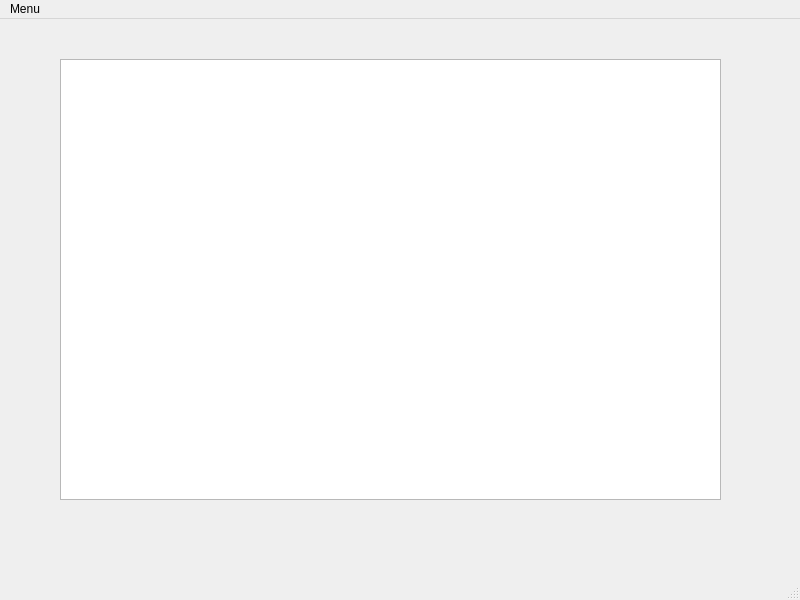
<?xml version="1.0" encoding="UTF-8"?>
<ui version="4.0">
 <class>RegistreGUI</class>
 <widget class="QMainWindow" name="RegistreGUI">
  <property name="geometry">
   <rect>
    <x>0</x>
    <y>0</y>
    <width>800</width>
    <height>600</height>
   </rect>
  </property>
  <property name="windowTitle">
   <string>RegistreGUI</string>
  </property>
  <widget class="QWidget" name="centralwidget">
   <widget class="QTextEdit" name="affichage">
    <property name="geometry">
     <rect>
      <x>60</x>
      <y>40</y>
      <width>661</width>
      <height>441</height>
     </rect>
    </property>
   </widget>
  </widget>
  <widget class="QMenuBar" name="menubar">
   <property name="geometry">
    <rect>
     <x>0</x>
     <y>0</y>
     <width>800</width>
     <height>22</height>
    </rect>
   </property>
   <widget class="QMenu" name="menuMenu">
    <property name="title">
     <string>Menu</string>
    </property>
    <widget class="QMenu" name="menuAjouter_une_Borne">
     <property name="title">
      <string>Ajouter une Borne</string>
     </property>
     <addaction name="actionBorne_Fontaine"/>
     <addaction name="actionBorne_Stationnement"/>
    </widget>
    <addaction name="menuAjouter_une_Borne"/>
    <addaction name="actionSupprimer_une_Borne"/>
    <addaction name="actionQuitter"/>
   </widget>
   <addaction name="menuMenu"/>
  </widget>
  <widget class="QStatusBar" name="statusbar"/>
  <action name="actionBorne_Fontaine">
   <property name="text">
    <string>Borne Fontaine</string>
   </property>
  </action>
  <action name="actionBorne_Stationnement">
   <property name="text">
    <string>Borne Stationnement</string>
   </property>
  </action>
  <action name="actionSupprimer_une_Borne">
   <property name="text">
    <string>Supprimer une Borne</string>
   </property>
  </action>
  <action name="actionQuitter">
   <property name="text">
    <string>Quitter</string>
   </property>
  </action>
 </widget>
 <resources/>
 <connections>
  <connection>
   <sender>actionQuitter</sender>
   <signal>triggered()</signal>
   <receiver>RegistreGUI</receiver>
   <slot>close()</slot>
   <hints>
    <hint type="sourcelabel">
     <x>-1</x>
     <y>-1</y>
    </hint>
    <hint type="destinationlabel">
     <x>399</x>
     <y>299</y>
    </hint>
   </hints>
  </connection>
  <connection>
   <sender>actionBorne_Fontaine</sender>
   <signal>triggered()</signal>
   <receiver>RegistreGUI</receiver>
   <slot>fenetre_fontaine()</slot>
   <hints>
    <hint type="sourcelabel">
     <x>-1</x>
     <y>-1</y>
    </hint>
    <hint type="destinationlabel">
     <x>399</x>
     <y>299</y>
    </hint>
   </hints>
  </connection>
  <connection>
   <sender>actionBorne_Stationnement</sender>
   <signal>triggered()</signal>
   <receiver>RegistreGUI</receiver>
   <slot>fenetre_stationnement()</slot>
   <hints>
    <hint type="sourcelabel">
     <x>-1</x>
     <y>-1</y>
    </hint>
    <hint type="destinationlabel">
     <x>399</x>
     <y>299</y>
    </hint>
   </hints>
  </connection>
  <connection>
   <sender>actionSupprimer_une_Borne</sender>
   <signal>triggered()</signal>
   <receiver>RegistreGUI</receiver>
   <slot>fenetre_supprimer()</slot>
   <hints>
    <hint type="sourcelabel">
     <x>-1</x>
     <y>-1</y>
    </hint>
    <hint type="destinationlabel">
     <x>399</x>
     <y>299</y>
    </hint>
   </hints>
  </connection>
 </connections>
 <slots>
  <slot>fenetre_fontaine()</slot>
  <slot>fenetre_stationnement()</slot>
  <slot>fenetre_supprimer()</slot>
 </slots>
</ui>
